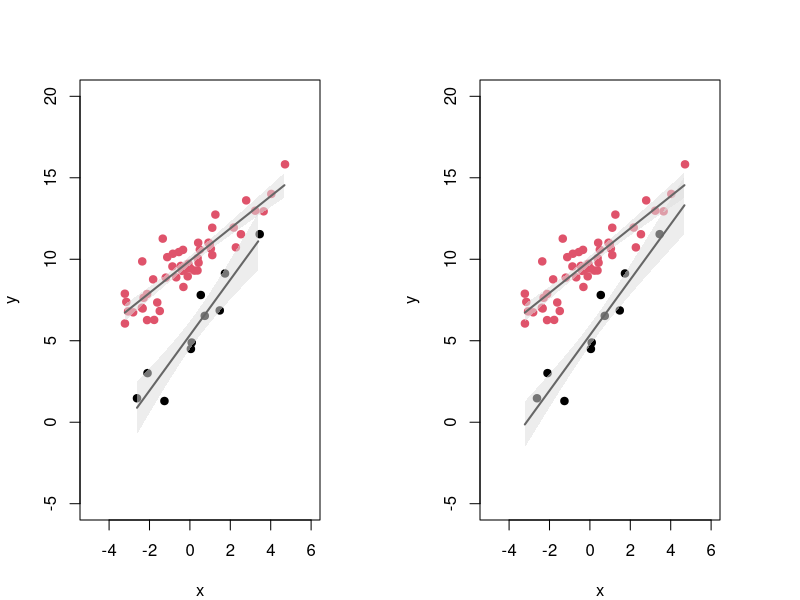
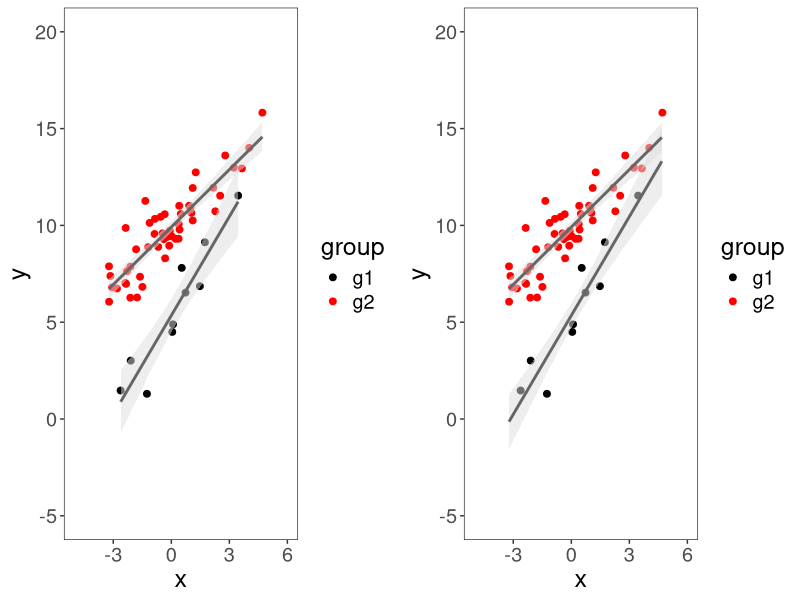

The R script that drew these images, in order:
## ---- chunk 1
knitr::opts_chunk$set(echo = FALSE)
## ---- chunk 2
knitr::opts_chunk$set(echo=TRUE, include = TRUE, warning=FALSE, message=FALSE)
## ---- chunk 3
set.seed(6)

n1 <- 10
n2 <- 50

x1 <- rnorm(n1, sd=2)
y1 <- 5 + 2*x1 + rnorm(n1, sd=1)

x2 <- rnorm(n2, sd=2)
y2 <- 10 + 1*x2 + rnorm(n2, sd=1)

x <- c(x1,x2)
y <- c(y1,y2)

df <- data.frame(x = x, 
                 y = y,
                 group = factor(c(rep("g1", n1), 
                                  rep("g2", n2))))

head(df)
## ---- chunk 4
fit1 <- lm(y1 ~ x1)
summary(fit1)
## ---- chunk 5
fit2 <- lm(y2 ~ x2)
summary(fit2)
## ---- chunk 6
fit <- lm(y ~ group + x + group:x, data = df)
summary(fit)
## ---- chunk 7
pred1 <- data.frame(x1 = seq(min(x1),max(x1),0.1))
pred1 <- cbind(pred1, predict(object = fit1, newdata = pred1, interval = "confidence"))

head(pred1)
## ---- chunk 8
pred2 <- data.frame(x2 = seq(min(x2), max(x2),0.1))
pred2 <- cbind(pred2, predict(object = fit2, newdata = pred2, interval = "confidence"))

head(pred2)
## ---- chunk 9
pred <- data.frame(x = rep(seq(min(x),max(x),0.1), each=2), group = c("g1","g2"))
pred <- cbind(pred, predict(object = fit, newdata = pred, interval = "confidence"))

head(pred)
## ---- chunk 10
par(mfrow=c(1,2), mar = c(4,4,4,4))

plot(y1 ~ x1, pch = 19, col = 1, 
     xlab = "x", ylab = "y",
     xlim = c(-5,6), ylim = c(-5,20))

points(y2 ~ x2, pch = 19, col = 2)

polygon(x = c(pred1$x1, rev(pred1$x1)), y = c(pred1$lwr, rev(pred1$upr)), col = "#DDDDDD88", border = NA)
polygon(x = c(pred2$x2, rev(pred2$x2)), y = c(pred2$lwr, rev(pred2$upr)), col = "#DDDDDD88", border = NA)

lines(fit ~ x1, data = pred1, col="#666666", lwd=2)
lines(fit ~ x2, data = pred2, col="#666666", lwd=2)


plot(y ~ x, data = df,
     pch = 19, col = df$group, 
     xlim = c(-5,6), ylim = c(-5,20))

pred_g1 <- pred[pred$group == "g1",]
pred_g2 <- pred[pred$group == "g2",]

polygon(x = c(pred_g1$x, rev(pred_g1$x)), y = c(pred_g1$lwr, rev(pred_g1$upr)), col = "#DDDDDD88", border = NA)
polygon(x = c(pred_g2$x, rev(pred_g2$x)), y = c(pred_g2$lwr, rev(pred_g2$upr)), col = "#DDDDDD88", border = NA)

lines(fit ~ x, data = pred_g1, col="#666666", lwd=2)
lines(fit ~ x, data = pred_g2, col="#666666", lwd=2)
## ---- chunk 11
library(ggplot2)
library(ggpubr)

gg1 <- ggplot(df, aes(x=x, y=y, group = group)) + 
      theme_bw() +
      theme(panel.grid.major=element_blank(), panel.grid.minor=element_blank(),
            text = element_text(size=18)) +
      coord_cartesian(xlim = c(-5,6), ylim = c(-5,20)) + 
      geom_point(aes(colour = group), size = 2) +
      geom_smooth(method=lm, formula = y ~ x, se = TRUE,  aes(group = group), 
                  colour='#666666' , fill='#DDDDDD', alpha = 0.5) +
      scale_color_manual(values=c("black", "red"))


gg2 <- ggplot(df, aes(x=x, y=y, fill = group)) + 
      theme_bw() +
      theme(panel.grid.major=element_blank(), panel.grid.minor=element_blank(),
            text = element_text(size=18)) +
      coord_cartesian(xlim = c(-5,6), ylim = c(-5,20)) + 
      geom_point(aes(colour = group), size = 2) +
      geom_ribbon(data = pred, aes(x=x, y=fit,ymin = lwr, ymax = upr, group = group), 
                  fill='#DDDDDD', alpha = 0.5) +
      geom_line(data = pred, aes(y = fit), size = 1, colour="#666666") +
      scale_color_manual(values=c("black", "red"))

ggarrange(gg1, gg2,
          ncol = 2, nrow = 1)
